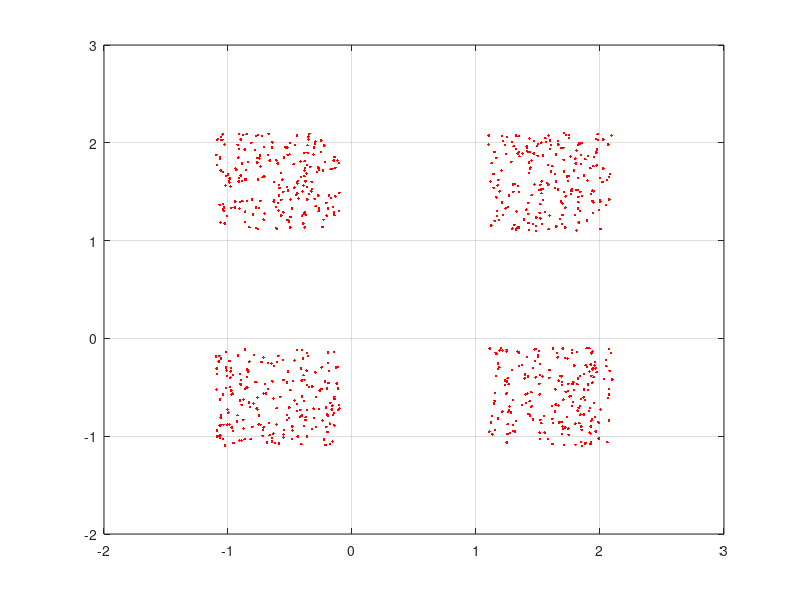

This chart was generated by the following MATLAB code: (Note: this script raises an error after producing the figure.)
clc;
clear;
close all;

%Her k�medeki �rnek say�s�
K=200; 

%S�n�flar�n ayr�m�
q=1.1;

%Giri� verisi i�in 4 k�me belirle
P=[rand(1,K)-q rand(1,K)+q rand(1,K)+q rand(1,K)-q;
    rand(1,K)+q rand(1,K)+q rand(1,K)-q rand(1,K)-q];

plot(P(1,:),P(2,:),'r.')
hold on
grid on

%Som parametreleri

dimension=[100]; %Boyut
coverSteps=100; %Giri� alan�n�n ilk kez kaplanmas� i�in egzersiz ad�m� say�s� (varsay�lan = 100)�N ��LEME
initNeighbor=10;% belkiii ilk katamn n�ron
topologyFcn='gridtop'; %Katman topolojisi i�levi (varsay�lan = 'hextop')
distanceFcn='dist'; %N�ron mesafe fonksiyonu (varsay�lan = 'linkdist')

net1=selforgmap(dimension,coverSteps,initNeighbor,topologyFcn,distanceFcn);
%selforgmap --> Kendi kendini d�zenliyen harita yaps�s� 
%train
[net1,Y]=train(net1,P); %net1 i train et


% %giri� verisini ve SOM a��rl�k ba�lant�s�n� g�r�nt�le
% plotsompos(net1,P)
% plotsompos --> Kendi kendini d�zenleyen harita a��rl�k pozisyonlar�n� �izdirir.
% grid on
% 
% %Kom�uluk uzakl�klar�
% plotsomnd(net1)
%   
% %her bir n�ronun giri� vekt�r�yle ba�lant�s�
% figure
% plotsomhits(net1,P)

